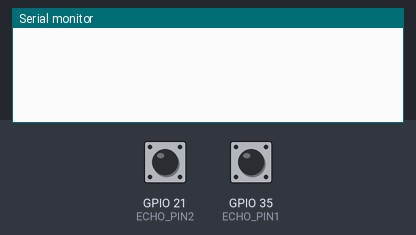
This sketch was run on a simulated ESP32. Shown: the last lines printed to the serial monitor. The inputs (shaded band) are chosen by the test bench; at power-on: GPIO 21 (ECHO_PIN2) LOW, GPIO 35 (ECHO_PIN1) LOW.

Above: at 1.8 s.
1.9 s: GPIO 21 (ECHO_PIN2) pulsed HIGH 2 times (0.12 s each, 0.3 s apart)
At 4.1 s:
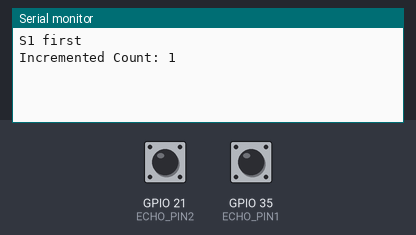
4.8 s: GPIO 35 (ECHO_PIN1) pulsed HIGH 5 times (0.12 s each, 0.3 s apart)
At 9.1 s:
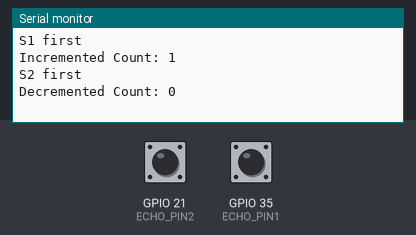

Measured:
- after the input at 1.9 s, the serial monitor: prints a new line after 0.12 s (image 1)
- after the input at 4.8 s, the serial monitor: prints a new line after 2.0 s (image 2)

The sketch:

station_ultrasound.ino
```cpp
#define TRIG_PIN1 32
#define ECHO_PIN1 35
#define TRIG_PIN2 19
#define ECHO_PIN2 21
#define SOUND_SPD 343

const int THRESHOLD = 30;
volatile int count = 0;

bool sensor1_triggered = false;
bool sensor2_triggered = false;
unsigned long sensor1_time = 0;
unsigned long sensor2_time = 0;
const unsigned long RESET_TIME = 3000;

double reads1() {
  digitalWrite(TRIG_PIN1, HIGH);
  delay(10);
  digitalWrite(TRIG_PIN1, LOW);
  return pulseIn(ECHO_PIN1, HIGH) * SOUND_SPD / 2 / 10000;
}

double reads2() {
  digitalWrite(TRIG_PIN2, HIGH);
  delay(10);
  digitalWrite(TRIG_PIN2, LOW);
  return pulseIn(ECHO_PIN2, HIGH) * SOUND_SPD / 2 / 10000;
}

void checkSensors() {
  double distance1 = reads1();
  double distance2 = reads2();
  unsigned long current_time;

  // sensor1 triggered at current time
  if (distance1 < THRESHOLD && distance2 > THRESHOLD) { // sensor 1 triggered first?
    Serial.println("S1 first");

    // try reading sensor2 for 1 second after current time
    current_time = millis();

    while (millis() - current_time < 1000) {
      distance2 = reads2();
      if (distance2 < THRESHOLD) {
        count++;
        Serial.println("Incremented Count: " + String(count));
        break;
      }
    }
  } else if (distance2 < THRESHOLD && distance1 > THRESHOLD) { // sensor 2 triggered first?
    Serial.println("S2 first");

    current_time = millis();

    while (millis() - current_time < 1000) {
      distance1 = reads1();
      if (distance1 < THRESHOLD) {
        count--;
        Serial.println("Decremented Count: " + String(count));
        break;
      }
    }
  }
}

void setup() {
  Serial.begin(9600);
  pinMode(TRIG_PIN1, OUTPUT);
  pinMode(ECHO_PIN1, INPUT);
  pinMode(TRIG_PIN2, OUTPUT);
  pinMode(ECHO_PIN2, INPUT);
}

void loop() {
  checkSensors();
  delay(100); // Small delay to avoid excessive pings
}
```
